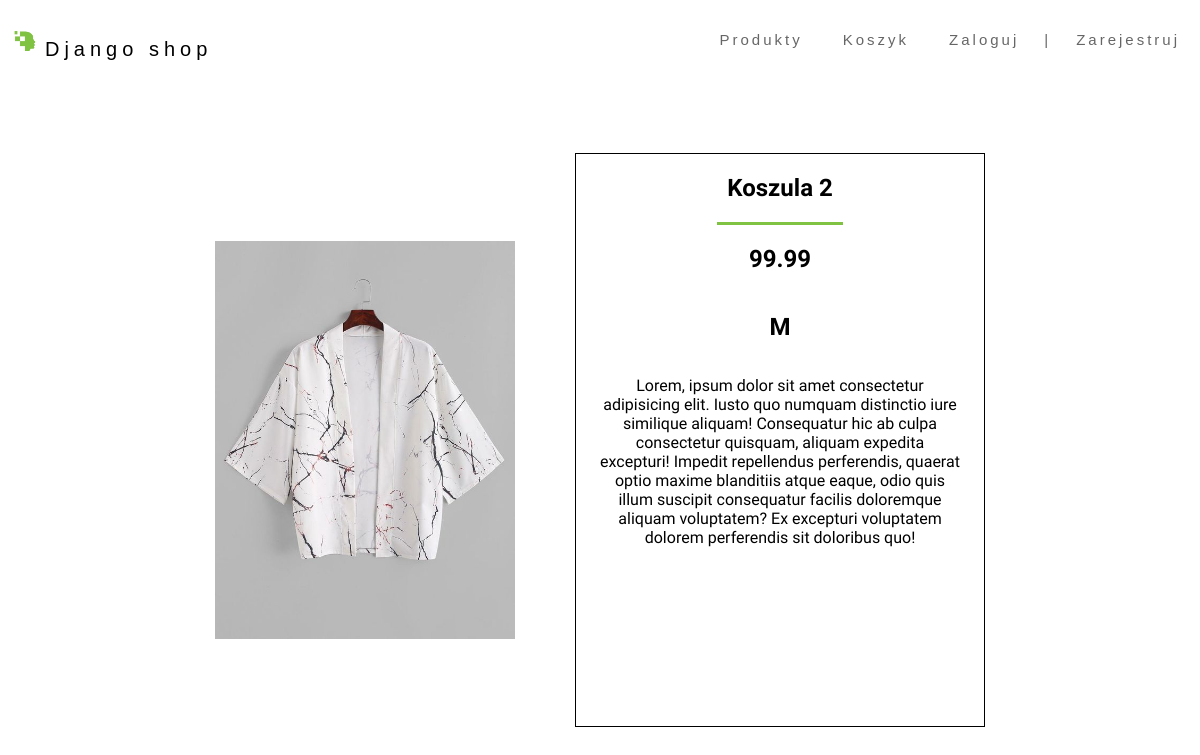
Before: /products/2/ with the older database file.
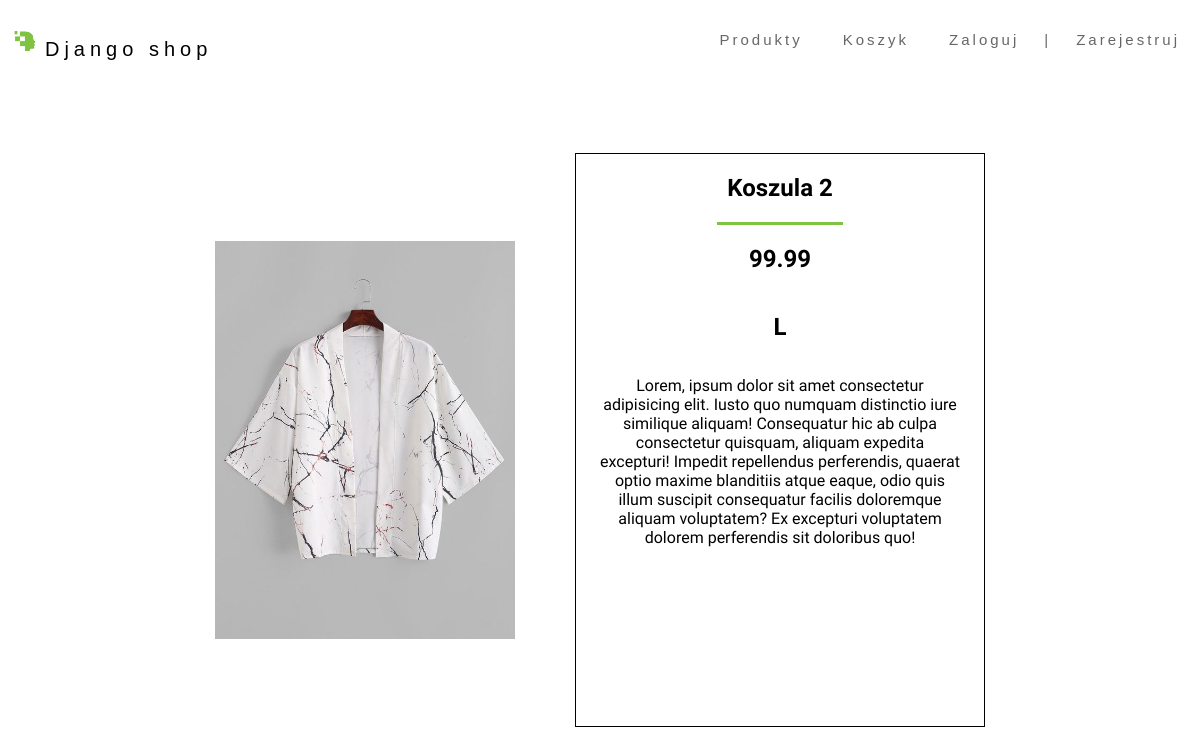
After: the same page with the newer database file.
### shop/models.py (models this page shows, shortened)
class Product(models.Model):
    class SizeEnum(models.TextChoices):
        S = "S"
        M = "M"
        L = "L"
    name = models.CharField(max_length=200, null=True)
    price = models.FloatField()
    size = models.CharField(max_length=2, choices = SizeEnum.choices, default=SizeEnum.M)
    image = models.ImageField(null=True, blank=True)
    @property
    def imageURL(self):
        try:
            self.url = self.image.url
        except:
            self.url = ''
        return self.url

### shop/views.py (the view)
# urls.py: path('products/<int:id>/', views.single, name="single"),
def single(request, id):
    product = Product.objects.get(id=id)
    context = {'product': product}
    return render(request, 'shop/single.html', context)

### shop/templates/shop/single.html
{% extends 'shop/index.html' %}
{% load static %}
{% block css %}
    <link rel="stylesheet" href="{% static 'css/single.css' %}">
{% endblock css %}
{% block content %}
    <section class="single">
        <img src="{{ product.imageURL }}">
        <div class="single-info">
            <h2>{{ product.name }}</h2>
            <div class="separator-line"></div>
            <h2>{{ product.price }}</h2>
            <h2>{{ product.size }}</h2>
            <p>Lorem, ipsum dolor sit amet consectetur adipisicing elit. Iusto quo numquam distinctio iure similique aliquam! Consequatur hic ab culpa consectetur quisquam, aliquam expedita excepturi! Impedit repellendus perferendis, quaerat optio maxime blanditiis atque eaque, odio quis illum suscipit consequatur facilis doloremque aliquam voluptatem? Ex excepturi voluptatem dolorem perferendis sit doloribus quo!</p>
        </div>
    </section>
{% endblock content %}

Changed rows visible on the page:
changed Product "Koszula 2": size "M" → "L"
